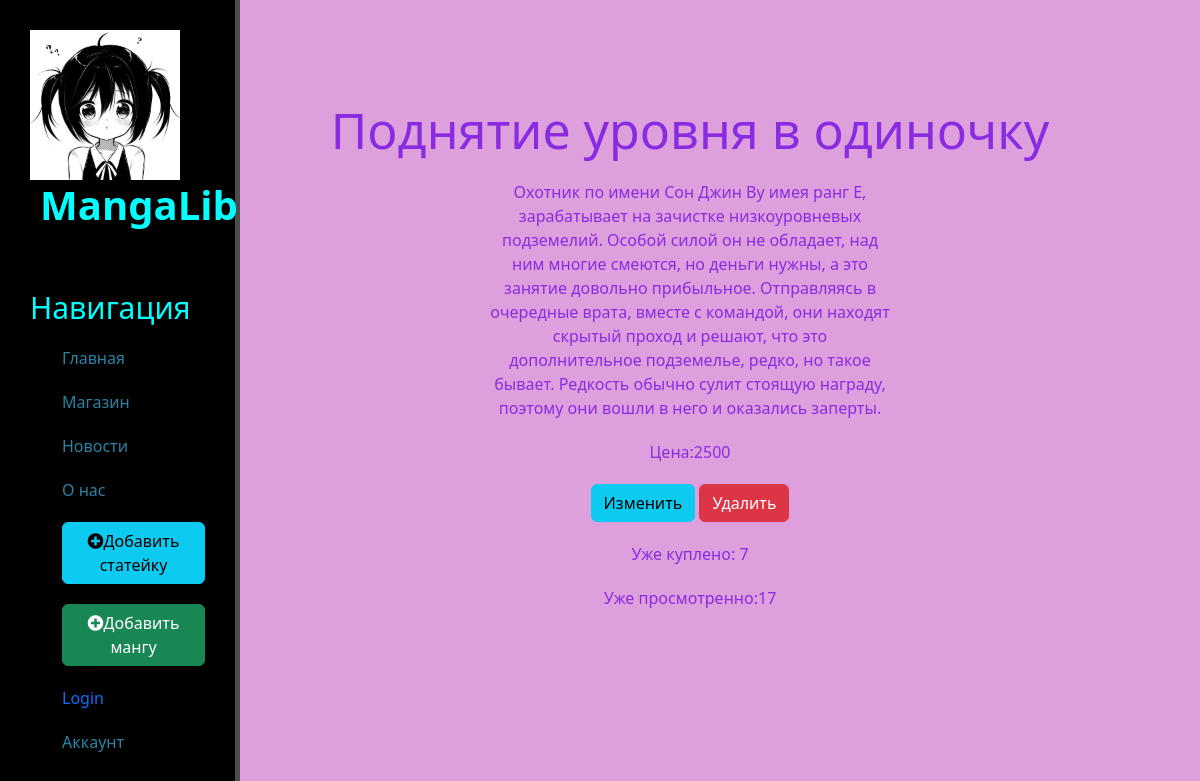
/mangashop/1, run on the app's committed database.
### mangashop/models.py (models this page shows, shortened)
class ArticlesShop(models.Model):
    id = models.AutoField(primary_key=True)
    title = models.CharField('Название манги',max_length=50)
    price = models.IntegerField('Цена')
    Text = models.CharField('Описание манги',max_length=500,default="0")
    order_count = models.IntegerField(default=0)
    view_count = models.IntegerField(default=0)
    class Meta:
        verbose_name = 'Манга'
        verbose_name_plural = 'Манга'

### mangashop/views.py (the view)
# urls.py: path('<int:pk>', views.ShopDetailView.as_view(), name='Shop_detail'),
class ShopDetailView(DetailView):
    model = ArticlesShop
    template_name = 'mangashop/mangashop_view.html'
    context_object_name = 'MangaArticle'
    def get_object(self, queryset=None):
        obj = super(ShopDetailView, self).get_object(queryset=queryset)
        obj.view_count += 1
        obj.save()
        return obj

### mangashop/templates/mangashop/mangashop_view.html (shortened to what this page needs)
{% extends 'main/layout.html' %}
{% block content %}
  <div class="MangaContent">
    <h1>{{MangaArticle.title}}</h1>
    <p>{{MangaArticle.Text}}</p>
    <p>Цена:{{MangaArticle.price}}</p>
    <a href="{% url 'Shop_update' MangaArticle.id %}" class="btn btn-info">Изменить</a>
    <a href="{% url 'Shop_delete' MangaArticle.id %}" class="btn btn-danger">Удалить</a>
    <p>Уже куплено: {{MangaArticle.order_count}}</p>
    <p>Уже просмотренно:{{MangaArticle.view_count}}</p>
  </div>
{% endblock %}

### main/static/main/css/main.css (style rules this page uses)
body { background:plum; }
main .MangaContent { float: left; color: blueviolet; margin-top: 100px; text-align: center; width: 75%; }
main .MangaContent h1 { font-size: 50px; }
main .MangaContent p { max-width: 400px; margin: 20px auto; }

### data on the page
ArticlesShop: title "Поднятие уровня в одиночку", Text "Охотник по имени Сон Джин Ву имея ранг Е, зарабатывает на зачистке низкоуровневых подземелий. Особой силой он не обладает, над ним многие смеются, но деньги нужны, а это занятие довольно прибыльное. Отправляясь в очередные врата, вместе с командой, они находят скрытый проход и решают, что это дополнительное подземелье, редко, но такое бывает. Редкость обычно сулит стоящую награду, поэтому они вошли в него и оказались заперты.", price "2500", order_count "7", view_count "17"
